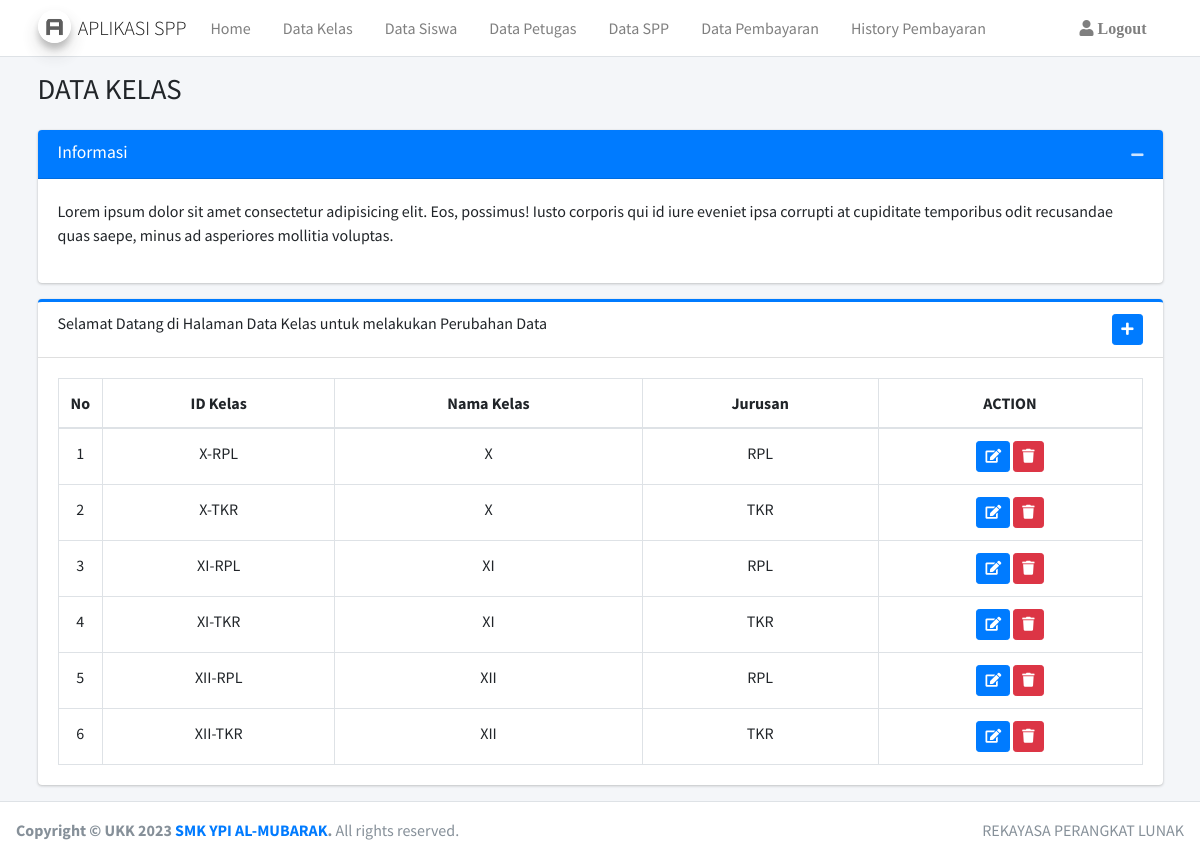
Page /admin/kelas.php (signed in) on the committed database.
### tables this page shows
CREATE TABLE `kelas` (
  `id_kelas` varchar(11) NOT NULL,
  `nama_kelas` varchar(10) NOT NULL,
  `jurusan` varchar(20) NOT NULL
);

### admin/kelas.php (the view, shortened to what this page needs)
<?php
include "../koneksi.php";
include '../layout/header.php';
include '../layout/navbar.php';
?>
<div class="content-wrapper">
    <div class="content-header">
        <div class="container">
            <div class="row mb-2">
                <div class="col-sm-6">
                    <h1 class="m-0"> DATA KELAS</h1>
                </div>
            </div>
        </div>
    </div>
    <div class="content">
        <div class="container">
            <div class="row">
                <div class="col-lg-12">
                    <div class="card card-primary">
                        <div class="card-header">
                            <h3 class="card-title">Informasi</h3>
                            <div class="card-tools">
                                <button type="button" class="btn btn-tool" data-card-widget="collapse" title="Collapse">
                                    <i class="fas fa-minus"></i>
                                </button>
                            </div>
                        </div>
                        <div class="card-body">
                            <div class="form-group">
                                Lorem ipsum dolor sit amet consectetur adipisicing elit. Eos, possimus! Iusto corporis qui id iure eveniet ipsa corrupti at cupiditate temporibus odit recusandae quas saepe, minus ad asperiores mollitia voluptas.
                            </div>
                        </div>
                    </div>
                </div>
                <div class="col-lg-12">
                    <div class="card card-primary card-outline">
                        <div class="card-header">
                            <div class="row">
                                <div class="col-6">
                                    <h6>Selamat Datang di Halaman Data Kelas untuk melakukan Perubahan Data
                                    </h6>
                                </div>
                                <div class="col-6 text-right">
                                    <a href="" class="btn btn-primary btn-sm" data-toggle="modal" data-target="#modal-tambah"><i class="fas fa-plus"></i></a>
                                </div>
                            </div>
                        </div>
                        <div class="card-body">
                            <table class="table table-bordered">
                                <thead>
                                    <tr class="text-center">
                                        <th style="width: 10px">No</th>
                                        <th>ID Kelas</th>
                                        <th>Nama Kelas</th>
                                        <th>Jurusan</th>
                                        <th>ACTION</th>
                                    </tr>
                                </thead>
                                <tbody class="text-center">
                                    <?php
                                    $queryKelas = "SELECT * FROM kelas";
                                    $dataKelas = mysqli_query($con, $queryKelas);
                                    $no = 0;
                                    while ($res = mysqli_fetch_array($dataKelas)) {
                                        $no++;
                                    ?>
                                        <tr>
                                            <td><?= $no ?></td>
                                            <td><?= $res["id_kelas"] ?></td>
                                            <td><?= $res["nama_kelas"] ?></td>
                                            <td><?= $res["jurusan"] ?></td>
                                            <td>
                                                <a href="" class="btn btn-primary btn-sm" data-toggle="modal" data-target="#modal-edit<?= $res["id_kelas"] ?>"><i class="fas fa-edit"></i></a>
                                                <a href="?delete=<?= htmlspecialchars($res["id_kelas"]) ?>" class="btn btn-danger btn-sm" onclick="return confirm('Yakin Ingin Menghapus Data?')"><i class="fas fa-trash"></i></a>
                                            </td>
                                        </tr>
                        </div>
                    <?php } ?>
                    </div>
                </div>
<?php
include '../layout/footer.php';
?>

### layout/header.php (shortened to what this page needs)
<!DOCTYPE html>
<html lang="en">
<head>
    <link rel="stylesheet" href="../assets/plugins/fontawesome-free/css/all.min.css">
    <link rel="stylesheet" href="../assets/dist/css/adminlte.min.css">
</head>
<body class="hold-transition layout-top-nav">
    <div class="wrapper">

### layout/navbar.php (shortened to what this page needs)
<nav class="main-header navbar navbar-expand-md navbar-light navbar-white">
    <div class="container">
        <a href="#" class="navbar-brand">
            <img src="../assets/dist/img/AdminLTELogo.png" alt="AdminLTE Logo" class="brand-image img-circle elevation-3" style="opacity: .8">
            <span class="brand-text font-weight-light">APLIKASI SPP</span>
        </a>
        <?php
        if (isset($_SESSION["loginadmin"])) { ?>
            <div class="collapse navbar-collapse order-3" id="navbarCollapse">
                <ul class="navbar-nav">
                    <li class="nav-item">
                        <a href="index.php" class="nav-link">Home</a>
                    </li>
                    <li class="nav-item">
                        <a href="kelas.php" class="nav-link">Data Kelas</a>
                    </li>
                    <li class="nav-item">
                        <a href="siswa.php" class="nav-link">Data Siswa</a>
                    </li>
                    <li class="nav-item">
                        <a href="petugas.php" class="nav-link">Data Petugas</a>
                    </li>
                    <li class="nav-item">
                        <a href="spp.php" class="nav-link">Data SPP</a>
                    </li>
                    <li class="nav-item">
                        <a href="pembayaran.php" class="nav-link">Data Pembayaran</a>
                    </li>
                    <li class="nav-item">
                        <a href="history.php" class="nav-link">History Pembayaran</a>
                    </li>
            </div>
        <?php } else if (isset($_SESSION["loginpetugas"])) { ?>
            <div class="collapse navbar-collapse order-3" id="navbarCollapse">
                <ul class="navbar-nav">
                    <li class="nav-item">
                        <a href="index.php" class="nav-link">Home</a>
                    </li>
                    <li class="nav-item">
                        <a href="pembayaran.php" class="nav-link">Data Pembayaran</a>
                    </li>
                    <li class="nav-item">
                        <a href="history.php" class="nav-link">History Pembayaran</a>
                    </li>
            </div>
        <?php } else if (isset($_SESSION["loginsiswa"])) { ?>
            <div class="collapse navbar-collapse order-3" id="navbarCollapse">
                <ul class="navbar-nav">
                    <li class="nav-item">
                        <a href="index.php" class="nav-link">Home</a>
                    </li>
                    <li class="nav-item">
                        <a href="history.php" class="nav-link">History Pembayaran</a>
                    </li>
            </div>
        <?php } ?>
        <ul class="order-1 order-md-3 navbar-nav navbar-no-expand ml-auto">
            <li class="nav-item dropdown">
                <a class="nav-link" href="../logout.php">
                    <i class="fas fa-user"> Logout</i>
                </a>
            </li>
        </ul>
    </div>
</nav>

### layout/footer.php (shortened to what this page needs)
<footer class="main-footer">
    <div class="float-right d-none d-sm-inline">
        REKAYASA PERANGKAT LUNAK
    </div>
    <strong>Copyright &copy; UKK 2023 <a href="https://adminlte.io">SMK YPI AL-MUBARAK</a>.</strong> All rights reserved.
</footer>
</body>
</html>

### rows in the picture
kelas: id_kelas "X-RPL", nama_kelas "X", jurusan "RPL"
kelas: id_kelas "X-TKR", nama_kelas "X", jurusan "TKR"
kelas: id_kelas "XI-RPL", nama_kelas "XI", jurusan "RPL"
kelas: id_kelas "XI-TKR", nama_kelas "XI", jurusan "TKR"
kelas: id_kelas "XII-RPL", nama_kelas "XII", jurusan "RPL"
kelas: id_kelas "XII-TKR", nama_kelas "XII", jurusan "TKR"
